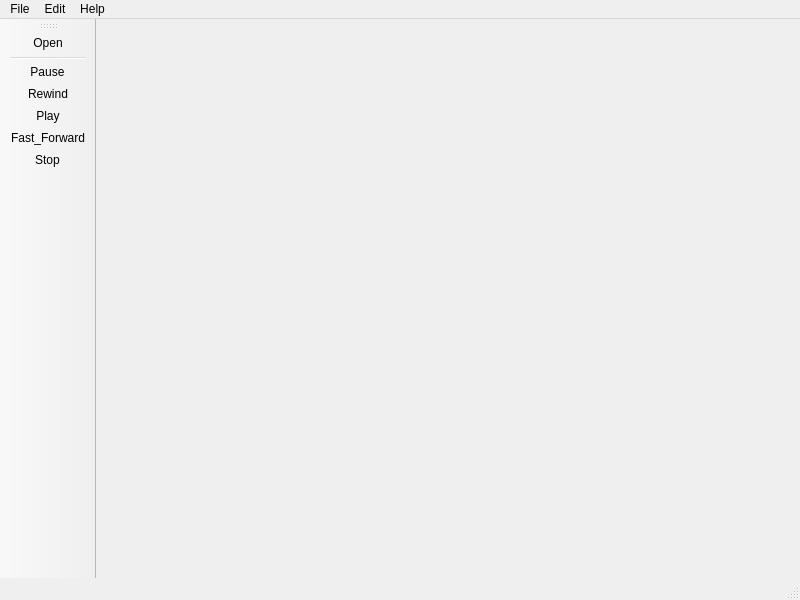
<?xml version="1.0" encoding="UTF-8"?>
<ui version="4.0">
 <class>MainWindow</class>
 <widget class="QMainWindow" name="MainWindow">
  <property name="geometry">
   <rect>
    <x>0</x>
    <y>0</y>
    <width>800</width>
    <height>600</height>
   </rect>
  </property>
  <property name="windowTitle">
   <string>MainWindow</string>
  </property>
  <widget class="QWidget" name="centralwidget"/>
  <widget class="QMenuBar" name="menubar">
   <property name="geometry">
    <rect>
     <x>0</x>
     <y>0</y>
     <width>800</width>
     <height>26</height>
    </rect>
   </property>
   <widget class="QMenu" name="menuFile">
    <property name="title">
     <string>File</string>
    </property>
    <addaction name="actionOpen"/>
    <addaction name="actionQuit"/>
   </widget>
   <widget class="QMenu" name="menuEdit">
    <property name="title">
     <string>Edit</string>
    </property>
    <addaction name="actionPlay"/>
    <addaction name="actionPause"/>
    <addaction name="actionStop"/>
   </widget>
   <widget class="QMenu" name="menuHelp">
    <property name="title">
     <string>Help</string>
    </property>
    <addaction name="actionHelp"/>
    <addaction name="actionAbout"/>
    <addaction name="actionAbout_Qt"/>
   </widget>
   <addaction name="menuFile"/>
   <addaction name="menuEdit"/>
   <addaction name="menuHelp"/>
  </widget>
  <widget class="QStatusBar" name="statusbar"/>
  <widget class="QToolBar" name="toolBar">
   <property name="windowTitle">
    <string>toolBar</string>
   </property>
   <attribute name="toolBarArea">
    <enum>LeftToolBarArea</enum>
   </attribute>
   <attribute name="toolBarBreak">
    <bool>false</bool>
   </attribute>
   <addaction name="actionOpen"/>
   <addaction name="separator"/>
   <addaction name="actionPause"/>
   <addaction name="actionRewind"/>
   <addaction name="actionPlay"/>
   <addaction name="actionFast_Forward"/>
   <addaction name="actionStop"/>
  </widget>
  <action name="actionOpen">
   <property name="icon">
    <iconset resource="images.qrc">
     <normaloff>:/images/Icons/icons8-files-50.png</normaloff>:/images/Icons/icons8-files-50.png</iconset>
   </property>
   <property name="text">
    <string>Open</string>
   </property>
   <property name="toolTip">
    <string>Open a file</string>
   </property>
   <property name="shortcut">
    <string>Ctrl+O</string>
   </property>
  </action>
  <action name="actionPlay">
   <property name="icon">
    <iconset resource="images.qrc">
     <normaloff>:/images/Icons/icons8-circle-32.png</normaloff>:/images/Icons/icons8-circle-32.png</iconset>
   </property>
   <property name="text">
    <string>Play</string>
   </property>
   <property name="shortcut">
    <string>Space</string>
   </property>
  </action>
  <action name="actionPause">
   <property name="icon">
    <iconset resource="images.qrc">
     <normaloff>:/images/Icons/icons8-circle-32 (1).png</normaloff>:/images/Icons/icons8-circle-32 (1).png</iconset>
   </property>
   <property name="text">
    <string>Pause</string>
   </property>
   <property name="shortcut">
    <string>Ctrl+I</string>
   </property>
  </action>
  <action name="actionStop">
   <property name="icon">
    <iconset resource="images.qrc">
     <normaloff>:/images/Icons/icons8-circle-32 (2).png</normaloff>:/images/Icons/icons8-circle-32 (2).png</iconset>
   </property>
   <property name="text">
    <string>Stop</string>
   </property>
   <property name="shortcut">
    <string>Ctrl+X</string>
   </property>
  </action>
  <action name="actionFast_Forward">
   <property name="icon">
    <iconset resource="images.qrc">
     <normaloff>:/images/Icons/icons8-fast-forward-round-24.png</normaloff>:/images/Icons/icons8-fast-forward-round-24.png</iconset>
   </property>
   <property name="text">
    <string>Fast_Forward</string>
   </property>
  </action>
  <action name="actionRewind">
   <property name="icon">
    <iconset resource="images.qrc">
     <normaloff>:/images/Icons/icons8-rewind-button-round-24.png</normaloff>:/images/Icons/icons8-rewind-button-round-24.png</iconset>
   </property>
   <property name="text">
    <string>Rewind</string>
   </property>
  </action>
  <action name="actionHelp">
   <property name="icon">
    <iconset resource="images.qrc">
     <normaloff>:/images/Icons/icons8-help-24.png</normaloff>:/images/Icons/icons8-help-24.png</iconset>
   </property>
   <property name="text">
    <string>Help</string>
   </property>
  </action>
  <action name="actionAbout">
   <property name="icon">
    <iconset resource="images.qrc">
     <normaloff>:/images/Icons/icons8-about-50.png</normaloff>:/images/Icons/icons8-about-50.png</iconset>
   </property>
   <property name="text">
    <string>About</string>
   </property>
  </action>
  <action name="actionAbout_Qt">
   <property name="text">
    <string>About Qt</string>
   </property>
  </action>
  <action name="actionQuit">
   <property name="text">
    <string>Quit</string>
   </property>
  </action>
 </widget>
 <resources>
  <include location="images.qrc"/>
 </resources>
 <connections/>
</ui>
